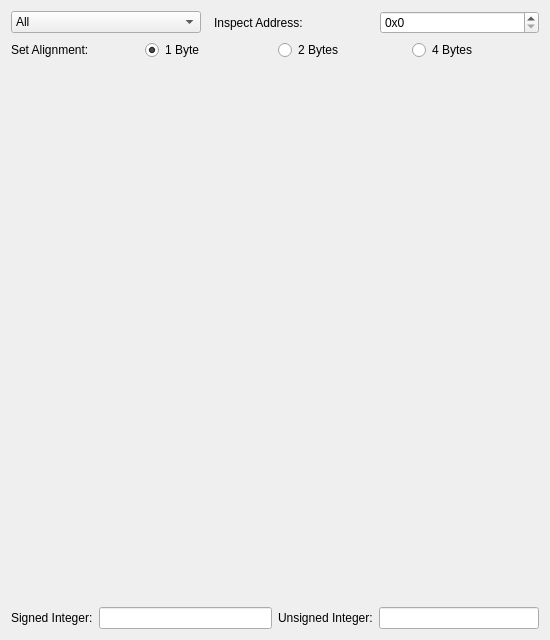
<?xml version="1.0" encoding="UTF-8"?>
<ui version="4.0">
 <class>MemoryView</class>
 <widget class="QWidget" name="MemoryView">
  <property name="geometry">
   <rect>
    <x>0</x>
    <y>0</y>
    <width>550</width>
    <height>640</height>
   </rect>
  </property>
  <property name="windowTitle">
   <string>Memory</string>
  </property>
  <layout class="QVBoxLayout" name="verticalLayout">
   <item>
    <layout class="QHBoxLayout" name="horizontalLayout">
     <item>
      <widget class="QComboBox" name="regions">
       <item>
        <property name="text">
         <string>All</string>
        </property>
       </item>
       <item>
        <property name="text">
         <string>BIOS (16kiB)</string>
        </property>
       </item>
       <item>
        <property name="text">
         <string>Working RAM (256kiB)</string>
        </property>
       </item>
       <item>
        <property name="text">
         <string>Internal Working RAM (32kiB)</string>
        </property>
       </item>
       <item>
        <property name="text">
         <string>Memory-Mapped I/O</string>
        </property>
       </item>
       <item>
        <property name="text">
         <string>Palette RAM (1kiB)</string>
        </property>
       </item>
       <item>
        <property name="text">
         <string>Video RAM (96kiB)</string>
        </property>
       </item>
       <item>
        <property name="text">
         <string>OBJ Attribute Memory (1kiB)</string>
        </property>
       </item>
       <item>
        <property name="text">
         <string>Game Pak (32MiB)</string>
        </property>
       </item>
       <item>
        <property name="text">
         <string>Game Pak (Waitstate 1)</string>
        </property>
       </item>
       <item>
        <property name="text">
         <string>Game Pak (Waitstate 2)</string>
        </property>
       </item>
       <item>
        <property name="text">
         <string>Static RAM (64kiB)</string>
        </property>
       </item>
      </widget>
     </item>
     <item>
      <spacer name="horizontalSpacer">
       <property name="orientation">
        <enum>Qt::Horizontal</enum>
       </property>
      </spacer>
     </item>
     <item>
      <widget class="QLabel" name="label">
       <property name="text">
        <string>Inspect Address:</string>
       </property>
      </widget>
     </item>
     <item>
      <widget class="QSpinBox" name="setAddress">
       <property name="prefix">
        <string>0x</string>
       </property>
       <property name="maximum">
        <number>268435455</number>
       </property>
       <property name="singleStep">
        <number>16</number>
       </property>
       <property name="displayIntegerBase">
        <number>16</number>
       </property>
      </widget>
     </item>
    </layout>
   </item>
   <item>
    <layout class="QHBoxLayout" name="horizontalLayout_3">
     <item>
      <widget class="QLabel" name="label_2">
       <property name="text">
        <string>Set Alignment:</string>
       </property>
      </widget>
     </item>
     <item>
      <spacer name="horizontalSpacer_2">
       <property name="orientation">
        <enum>Qt::Horizontal</enum>
       </property>
      </spacer>
     </item>
     <item>
      <widget class="QRadioButton" name="width8">
       <property name="text">
        <string>1 Byte</string>
       </property>
       <property name="checked">
        <bool>true</bool>
       </property>
      </widget>
     </item>
     <item>
      <spacer name="horizontalSpacer_4">
       <property name="orientation">
        <enum>Qt::Horizontal</enum>
       </property>
      </spacer>
     </item>
     <item>
      <widget class="QRadioButton" name="width16">
       <property name="text">
        <string>2 Bytes</string>
       </property>
      </widget>
     </item>
     <item>
      <spacer name="horizontalSpacer_5">
       <property name="orientation">
        <enum>Qt::Horizontal</enum>
       </property>
      </spacer>
     </item>
     <item>
      <widget class="QRadioButton" name="width32">
       <property name="text">
        <string>4 Bytes</string>
       </property>
      </widget>
     </item>
     <item>
      <spacer name="horizontalSpacer_3">
       <property name="orientation">
        <enum>Qt::Horizontal</enum>
       </property>
      </spacer>
     </item>
    </layout>
   </item>
   <item>
    <widget class="QGBA::MemoryModel" name="hexfield" native="true">
     <property name="sizePolicy">
      <sizepolicy hsizetype="Preferred" vsizetype="Expanding">
       <horstretch>0</horstretch>
       <verstretch>0</verstretch>
      </sizepolicy>
     </property>
    </widget>
   </item>
   <item>
    <layout class="QHBoxLayout" name="horizontalLayout_4">
     <item>
      <layout class="QFormLayout" name="formLayout">
       <item row="0" column="0">
        <widget class="QLabel" name="label_3">
         <property name="text">
          <string>Signed Integer:</string>
         </property>
        </widget>
       </item>
       <item row="0" column="1">
        <widget class="QLineEdit" name="sintVal">
         <property name="readOnly">
          <bool>true</bool>
         </property>
        </widget>
       </item>
      </layout>
     </item>
     <item>
      <layout class="QFormLayout" name="formLayout_4">
       <item row="0" column="0">
        <widget class="QLabel" name="label_4">
         <property name="text">
          <string>Unsigned Integer:</string>
         </property>
        </widget>
       </item>
       <item row="0" column="1">
        <widget class="QLineEdit" name="uintVal">
         <property name="readOnly">
          <bool>true</bool>
         </property>
        </widget>
       </item>
      </layout>
     </item>
    </layout>
   </item>
  </layout>
 </widget>
 <customwidgets>
  <customwidget>
   <class>QGBA::MemoryModel</class>
   <extends>QWidget</extends>
   <header>MemoryModel.h</header>
   <container>1</container>
  </customwidget>
 </customwidgets>
 <resources/>
 <connections/>
</ui>
